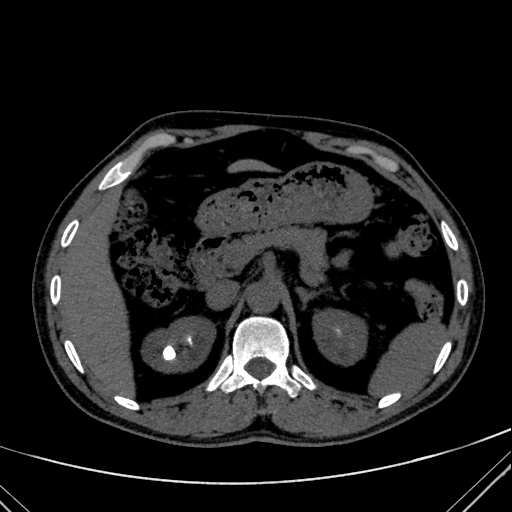
#> input picture backend/uploads/file-1789931987071.tif, 512 x 512 px
$ python -i preprocess.py   (imports and definitions only)
#> lines starting #> are read from the running program, lines starting #| are printed output that depends on the picture
#> further down, picture is the input picture: shape (512, 512, 3); min 0, max 255, mean 29.6
# preprocess.py
# Görüntü ön işleme: CLAHE, resize, normalizasyon

import cv2
import numpy as np
from config_colab import IMG_SIZE


def apply_clahe(img):
    """Kontrast artırma (CLAHE)"""
    lab = cv2.cvtColor(img, cv2.COLOR_BGR2LAB)
#> lab: shape (512, 512, 3); mean of channels 0, 1, 2 31.4, 128, 128
    l, a, b = cv2.split(lab)
#> a: shape (512, 512); every value is 128
    clahe = cv2.createCLAHE(clipLimit=2.0, tileGridSize=(8, 8))
    l = clahe.apply(l)
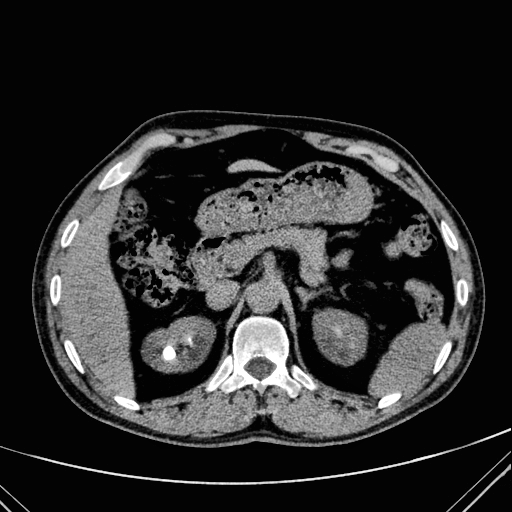
#> l: shape (512, 512); min 2, max 255, mean 43
    lab = cv2.merge((l, a, b))
#> lab: shape (512, 512, 3); mean of channels 0, 1, 2 43, 128, 128
    return cv2.cvtColor(lab, cv2.COLOR_LAB2BGR)


def preprocess(img_path, mask_path):
    """
    Tek bir görüntü-maske çiftini işler.
    Döndürür: (img, mask) veya (None, None) hata durumunda
    """
    img  = cv2.imread(img_path)
    mask = cv2.imread(mask_path, cv2.IMREAD_GRAYSCALE)

    if img is None or mask is None:
        return None, None

    # Kontrast artır
    img = apply_clahe(img)

    # Boyutlandır
    img  = cv2.resize(img,  (IMG_SIZE, IMG_SIZE))
    mask = cv2.resize(mask, (IMG_SIZE, IMG_SIZE))

    # Normalizasyon
    img = img.astype(np.float32) / 255.0

    # Maskeyi binary yap (0 veya 1)
    _, mask = cv2.threshold(mask, 127, 255, cv2.THRESH_BINARY)
    mask = mask.astype(np.float32) / 255.0

    # Kanal boyutu ekle: (256, 256) → (256, 256, 1)
    if len(mask.shape) == 2:
        mask = np.expand_dims(mask, axis=-1)

    return img, mask

>>> import cv2
>>> picture = cv2.imread('../backend/uploads/file-1789931987071.tif')
>>> result = apply_clahe(picture)

$ run again, on backend/uploads/file-1789932271361.tif
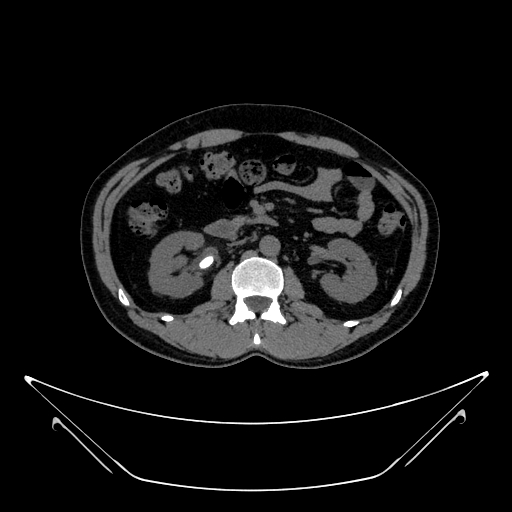
#> input picture backend/uploads/file-1789932271361.tif, 512 x 512 px
#> picture is the input picture: shape (512, 512, 3); min 0, max 255, mean 19
#> a: shape (512, 512); every value is 128
#> in apply_clahe, `l = clahe.apply(l)`:
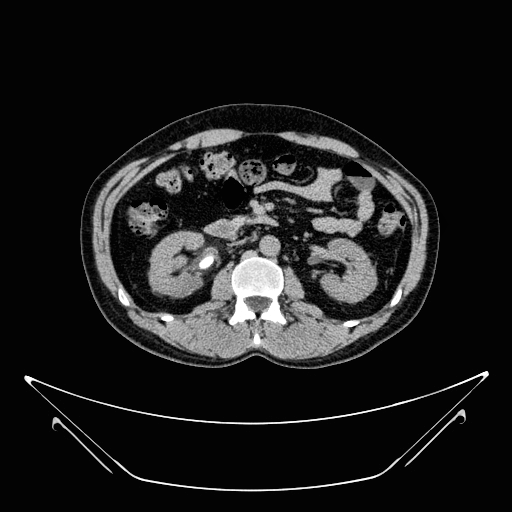
#> l: shape (512, 512); min 2, max 255, mean 28.5

$ run again, on backend/uploads/file-1790112044414.tif
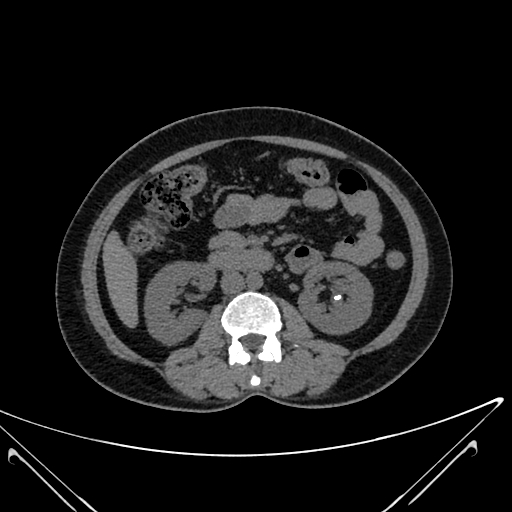
#> input picture backend/uploads/file-1790112044414.tif, 512 x 512 px
#> picture is the input picture: shape (512, 512, 3); min 0, max 255, mean 27.3
#> a: shape (512, 512); every value is 128
#> in apply_clahe, `l = clahe.apply(l)`:
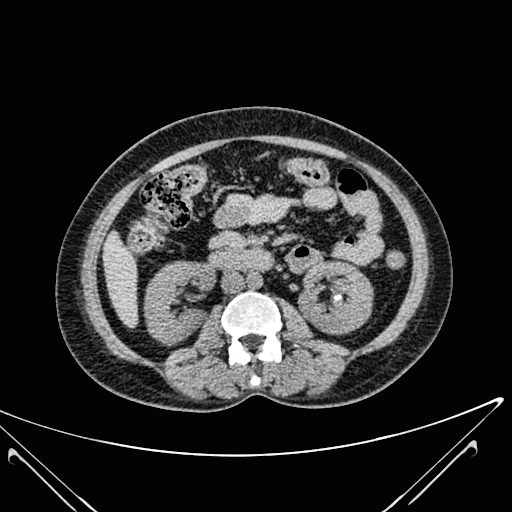
#> l: shape (512, 512); min 0, max 255, mean 40.6
